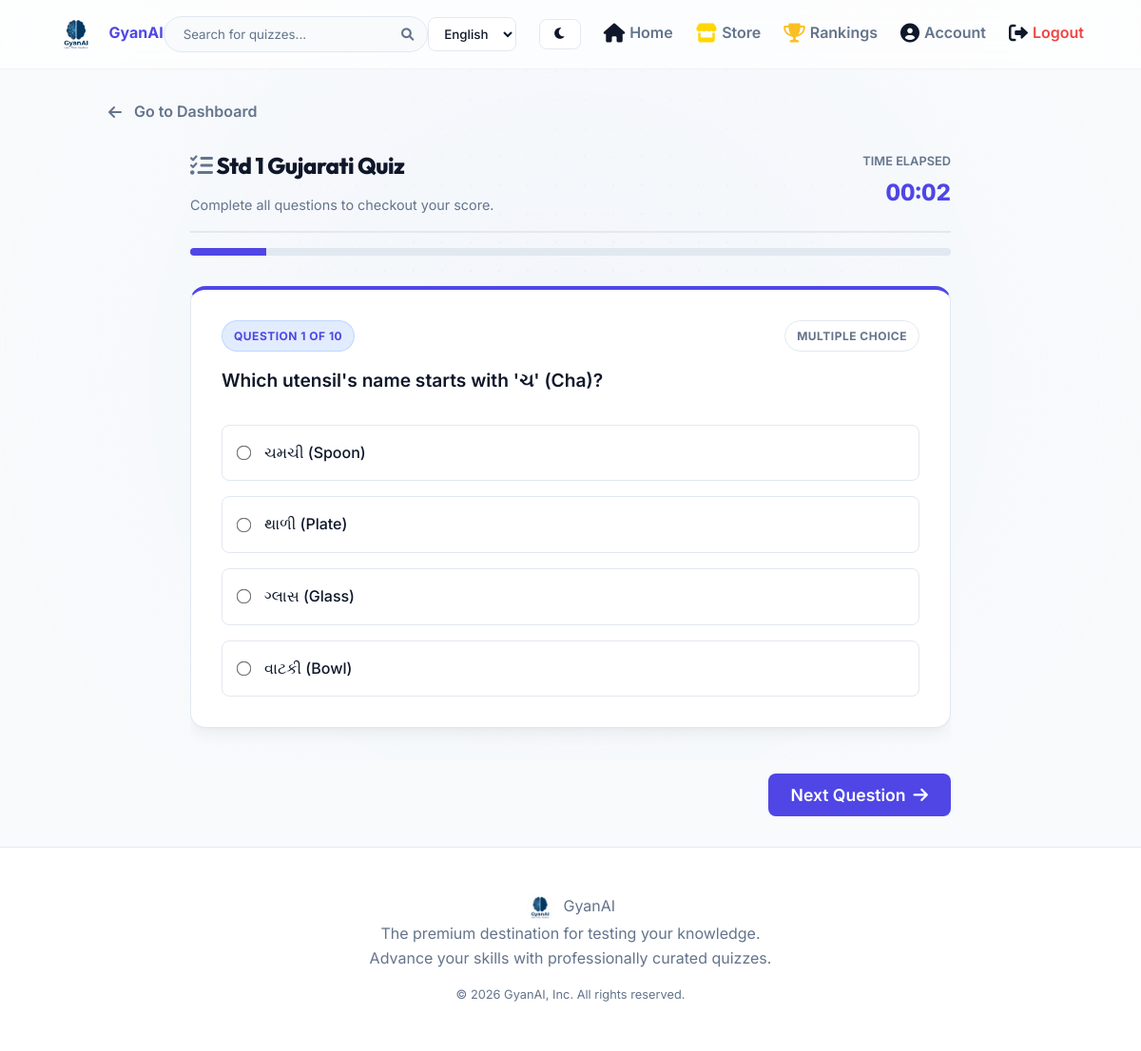
/quiz/469 (signed in), run on the app's committed database.
### qgame/models.py (models this page shows)
class User(db.Model, UserMixin):
    id = db.Column(db.Integer, primary_key=True)
    username = db.Column(db.String(50), unique=True, nullable=False)
    password_hash = db.Column(db.String(255), nullable=False)
    role = db.Column(db.String(20), default='user') # 'user' or 'admin'
    name = db.Column(db.String(100), nullable=False)
    email = db.Column(db.String(150), unique=True, nullable=True)
    mobile = db.Column(db.String(20), nullable=True)
    dob = db.Column(db.String(50), nullable=True)
    country = db.Column(db.String(100), nullable=True)
    state = db.Column(db.String(100), nullable=True)
    city = db.Column(db.String(100), nullable=True)
    age = db.Column(db.Integer, nullable=True)
    gender = db.Column(db.String(20), nullable=True)
    education_level = db.Column(db.String(50), nullable=True)
    board = db.Column(db.String(50), nullable=True)
    standard = db.Column(db.String(50), nullable=True)
    stream = db.Column(db.String(50), nullable=True)
    course = db.Column(db.String(100), nullable=True)
    exam = db.Column(db.String(100), nullable=True)
    college = db.Column(db.String(150), nullable=True)
    department = db.Column(db.String(150), nullable=True)
    semester = db.Column(db.String(50), nullable=True)
    profile_photo = db.Column(db.String(255), nullable=True, default='default.png')
    xp = db.Column(db.Integer, default=0)
    level = db.Column(db.Integer, default=1)
    points = db.Column(db.Integer, default=0)
    coins = db.Column(db.Integer, default=0)
    language = db.Column(db.String(10), default='en')
    active_title_id = db.Column(db.Integer, db.ForeignKey('store_item.id'), nullable=True)
    active_border_id = db.Column(db.Integer, db.ForeignKey('store_item.id'), nullable=True)
    attempts = db.relationship('QuizAttempt', backref='user', lazy=True)
    certificates = db.relationship('Certificate', backref='user', lazy=True)
    badges = db.relationship('UserBadge', backref='user', lazy=True)
    inventory = db.relationship('UserInventory', backref='user', lazy=True)
    active_title = db.relationship('StoreItem', foreign_keys=[active_title_id])
    active_border = db.relationship('StoreItem', foreign_keys=[active_border_id])

class Category(db.Model):
    id = db.Column(db.Integer, primary_key=True)
    name = db.Column(db.String(100), unique=True, nullable=False)
    description = db.Column(db.Text, nullable=True)
    education_level = db.Column(db.String(50), nullable=True, index=True)
    board = db.Column(db.String(50), nullable=True, index=True)
    standard = db.Column(db.String(50), nullable=True, index=True)
    course = db.Column(db.String(50), nullable=True, index=True)
    image_filename = db.Column(db.String(255), nullable=True)
    questions = db.relationship('Question', backref='category', lazy=True, cascade="all, delete-orphan")
    attempts = db.relationship('QuizAttempt', backref='category', lazy=True, cascade="all, delete-orphan")

class Question(db.Model):
    id = db.Column(db.Integer, primary_key=True)
    category_id = db.Column(db.Integer, db.ForeignKey('category.id'), nullable=True, index=True) # Optional now, for backward compatibility or special topics
    board = db.Column(db.String(50), nullable=True)
    standard = db.Column(db.String(50), nullable=True)
    stream = db.Column(db.String(50), nullable=True)
    subject = db.Column(db.String(100), nullable=True)
    chapter = db.Column(db.String(100), nullable=True)
    topic = db.Column(db.String(100), nullable=True)
    difficulty = db.Column(db.String(20), default='Medium')
    question_en = db.Column(db.Text, nullable=True)
    question_gu = db.Column(db.Text, nullable=True)
    question_hi = db.Column(db.Text, nullable=True)
    option_a_en = db.Column(db.String(255), nullable=True)
    option_b_en = db.Column(db.String(255), nullable=True)
    option_c_en = db.Column(db.String(255), nullable=True)
    option_d_en = db.Column(db.String(255), nullable=True)
    option_a_gu = db.Column(db.String(255), nullable=True)
    option_b_gu = db.Column(db.String(255), nullable=True)
    option_c_gu = db.Column(db.String(255), nullable=True)
    option_d_gu = db.Column(db.String(255), nullable=True)
    option_a_hi = db.Column(db.String(255), nullable=True)
    option_b_hi = db.Column(db.String(255), nullable=True)
    option_c_hi = db.Column(db.String(255), nullable=True)
    option_d_hi = db.Column(db.String(255), nullable=True)
    correct_option = db.Column(db.String(1), nullable=False) # 'A', 'B', 'C', or 'D'
    explanation_en = db.Column(db.Text, nullable=True)
    explanation_gu = db.Column(db.Text, nullable=True)
    explanation_hi = db.Column(db.Text, nullable=True)
    source = db.Column(db.String(255), nullable=True)
    source_type = db.Column(db.String(100), nullable=True)
    verified = db.Column(db.Boolean, default=False)
    created_at = db.Column(db.DateTime, default=datetime.utcnow)
    text = db.Column(db.Text, nullable=True)
    option_a = db.Column(db.String(255), nullable=True)
    option_b = db.Column(db.String(255), nullable=True)
    option_c = db.Column(db.String(255), nullable=True)
    option_d = db.Column(db.String(255), nullable=True)
    explanation = db.Column(db.Text, nullable=True)
    language = db.Column(db.String(10), default='en', index=True)

### qgame/app.py (the view, shortened to what this page needs)
@app.route('/quiz/<int:category_id>', methods=['GET'])
@login_required
def take_quiz(category_id):
    category = Category.query.get_or_404(category_id)
    lang = get_locale()
    questions = Question.query.filter_by(category_id=category.id, language=lang).all()
    import random
    random.shuffle(questions)
    questions = questions[:10]
    session[f'quiz_{category.id}_qids'] = [q.id for q in questions]
    live_room_code = None
    if 'active_live_session_id' in session:
        live_session = LiveSession.query.get(session['active_live_session_id'])
        if live_session:
            live_room_code = live_session.room_code
    return render_template('user/quiz.html', category=category, questions=questions, live_room_code=live_room_code)

### qgame/templates/user/quiz.html (shortened to what this page needs)
{% extends 'base.html' %}
{% block content %}
<div style="max-width: 800px; margin: 0 auto;">
    <div class="d-flex justify-between align-center mb-4" style="border-bottom: 2px solid var(--border); padding-bottom: 1rem; flex-wrap: wrap; gap: 10px;">
        <div style="display: flex; flex-direction: column; gap: 10px;">
            <h2 style="font-size: 1.5rem; font-weight: 800; color: var(--text-primary); margin: 0;"><i class="fas fa-tasks text-muted"></i> {{ category.name }} Quiz</h2>
            <p class="text-muted" style="font-size: 0.9rem;">Complete all questions to checkout your score.</p>
        </div>
        <div style="text-align: right;">
            <div style="font-size: 0.8rem; font-weight: 600; text-transform: uppercase; color: var(--text-secondary); margin-bottom: 0.25rem;">Time Elapsed</div>
            <div id="timer" style="font-size: 1.5rem; font-weight: 800; color: var(--primary); font-variant-numeric: tabular-nums;">00:00</div>
        </div>
    </div>
    <div style="width: 100%; height: 8px; background: var(--border); border-radius: 4px; margin-bottom: 2rem; overflow: hidden;">
        <div id="progress-bar" style="height: 100%; background: var(--primary); width: 0%; transition: width 0.4s ease;"></div>
    </div>
    <form method="POST" action="{{ url_for('submit_quiz') }}" id="quizForm">
        <div id="questions-container" style="position: relative; overflow: hidden;">
            {% for q in questions %}
            <div class="card question-card {% if loop.index0 == 0 %}active-q{% else %}hidden-q{% endif %}" id="q_card_{{ loop.index0 }}" style="margin-bottom: 2rem; border-top: 4px solid var(--primary); width: 100%;">
                <div class="d-flex justify-between align-center mb-4">
                    <span class="badge badge-new">Question {{ loop.index }} of {{ questions|length }}</span>
                    <span class="badge" style="background: var(--surface); border: 1px solid var(--border); color: var(--text-secondary);">Multiple Choice</span>
                </div>
                <p class="q-text" style="font-size: 1.2rem; font-weight: 600; margin-bottom: 2rem; color: var(--text-primary); line-height: 1.5;">{{ q.text }}</p>
                <div style="display: flex; flex-direction: column; gap: 1rem;">
                    <label class="option-label">
                        <input type="radio" name="q_{{ q.id }}" value="A" required style="margin-right: 15px; transform: scale(1.2);">
                        <span class="opt-text" style="font-weight: 500;">{{ q.option_a }}</span>
                    </label>
                    <label class="option-label">
                        <input type="radio" name="q_{{ q.id }}" value="B" style="margin-right: 15px; transform: scale(1.2);">
                        <span class="opt-text" style="font-weight: 500;">{{ q.option_b }}</span>
                    </label>
                    <label class="option-label">
                        <input type="radio" name="q_{{ q.id }}" value="C" style="margin-right: 15px; transform: scale(1.2);">
                        <span class="opt-text" style="font-weight: 500;">{{ q.option_c }}</span>
                    </label>
                    <label class="option-label">
                        <input type="radio" name="q_{{ q.id }}" value="D" style="margin-right: 15px; transform: scale(1.2);">
                        <span class="opt-text" style="font-weight: 500;">{{ q.option_d }}</span>
                    </label>
                </div>
            </div>
            {% endfor %}
        </div>
        <div style="display: flex; justify-content: flex-end; align-items: center; margin-top: 1rem;">
            <button type="button" id="nextBtn" class="btn btn-primary" style="font-size: 1.1rem; padding: 12px 24px; width: auto;" onclick="nextQuestion()">Next Question <i class="fas fa-arrow-right"></i></button>
        </div>
    </form>
</div>
{% endblock %}

### qgame/templates/base.html (shortened to what this page needs)
<!DOCTYPE html>
<html lang="en">
<head>
    <link rel="stylesheet" href="{{ url_for('static', filename='css/style.css') }}?v=2.3">
    <link rel="stylesheet" href="https://cdnjs.cloudflare.com/ajax/libs/font-awesome/6.0.0/css/all.min.css">
</head>
<body>
    {% block navbar %}
    <nav class="navbar">
        <a href="{{ url_for('index') }}" class="logo">
            <img src="{{ url_for('static', filename='images/logo.png') }}" alt="GyanAI Logo" style="height: 40px; border-radius: 50%; vertical-align: middle;">
            <span style="margin-left: 10px; font-weight: 700;">GyanAI</span>
        </a>
        {% if current_user.is_authenticated %}
        <form action="{{ url_for('search') }}" method="GET" class="search-bar-container" style="margin: 0; padding: 0; position: relative;">
            <input type="text" name="q" class="search-bar" placeholder="{{ _('Search for quizzes...') }}" required>
            <button type="submit" style="position: absolute; right: 15px; top: 50%; transform: translateY(-50%); background: none; border: none; cursor: pointer; color: var(--text-secondary); padding: 0;">
                <i class="fas fa-search"></i>
            </button>
        </form>
        {% endif %}
        <div class="nav-links" style="display: flex; align-items: center; gap: 1.5rem;">
            {% set active_lang = current_user.language if current_user.is_authenticated else session.get('lang', 'en') %}
            <select onchange="window.location.href='/set_language/'+this.value" style="padding: 8px 12px; border-radius: 8px; background: rgba(255,255,255,0.5); backdrop-filter: blur(5px); color: var(--text-primary); border: 1px solid var(--border); font-family: 'Inter', sans-serif; font-weight: 500; cursor: pointer; transition: all 0.3s ease;">
                <option value="en" {% if active_lang == 'en' %}selected{% endif %}>English</option>
            </select>
            <button id="darkModeToggle" class="btn" style="background: rgba(255,255,255,0.5); backdrop-filter: blur(5px); color: var(--text-primary); border: 1px solid var(--border); padding: 8px 14px; border-radius: 8px; cursor: pointer; transition: all 0.3s ease;">
                <i class="fas fa-moon"></i>
            </button>
            {% if current_user.is_authenticated %}
                {% if current_user.role in ['admin', 'teacher'] %}
                    {% if current_user.role == 'admin' %}
                    <a href="{{ url_for('admin_dashboard') }}" style="transition: transform 0.3s ease;"><i class="fas fa-chart-line nav-icon"></i> {{ _('Admin') }}</a>
                    {% endif %}
                    <a href="{{ url_for('teacher_dashboard') }}" style="transition: transform 0.3s ease;"><i class="fas fa-chalkboard-teacher nav-icon" style="color: #fbbf24;"></i> {{ _('Teacher Panel') }}</a>
                {% else %}
                    <a href="{{ url_for('user_dashboard') }}" style="transition: transform 0.3s ease;"><i class="fas fa-home nav-icon"></i> {{ _('Home') }}</a>
                    <a href="{{ url_for('store') }}" style="transition: transform 0.3s ease;"><i class="fas fa-store nav-icon" style="color: #ffd700;"></i> {{ _('Store') }}</a>
                    <a href="{{ url_for('leaderboard') }}" style="transition: transform 0.3s ease;"><i class="fas fa-trophy nav-icon" style="color: #fbbf24;"></i> {{ _('Rankings') }}</a>
                    <a href="{{ url_for('profile') }}" style="transition: transform 0.3s ease;"><i class="fas fa-user-circle nav-icon"></i> {{ _('Account') }}</a>
                {% endif %}
                <a href="{{ url_for('logout') }}" style="color: var(--danger); transition: transform 0.3s ease;" onclick="return confirm('{{ _('Are you sure you want to log out?') }}');"><i class="fas fa-sign-out-alt nav-icon"></i> {{ _('Logout') }}</a>
            {% endif %}
        </div>
    </nav>
    {% endblock %}
    <main class="page-fade-in">
        {% if request.endpoint not in ['index', 'login', 'register', 'user_dashboard', 'admin_dashboard'] %}
        <div style="max-width: 1200px; margin: 0 auto 1.5rem; padding: 0 5%;">
            {% if request.endpoint in ['quiz_result', 'take_quiz', 'submit_quiz'] %}
            <a href="{{ url_for('user_dashboard') }}" class="btn" style="background: transparent; color: var(--text-secondary); padding: 0; font-weight: 600; width: auto; border: none; font-size: 1rem; text-decoration: none; display: inline-flex; align-items: center;">
                <i class="fas fa-arrow-left" style="margin-right: 5px;"></i> Go to Dashboard
            </a>
            {% endif %}
        </div>
        {% endif %}
        {% block content %}{% endblock %}
    </main>
    <footer>
        <div class="footer-logo">
            <img src="{{ url_for('static', filename='images/logo.png') }}" alt="GyanAI Logo" style="height: 30px; border-radius: 50%; vertical-align: middle; margin-right: 5px;"> GyanAI
        </div>
        <p class="text-muted" style="margin-bottom: 1rem;">The premium destination for testing your knowledge.<br>Advance your skills with professionally curated quizzes.</p>
        <p class="text-muted" style="font-size: 0.8rem;">&copy; 2026 GyanAI, Inc. All rights reserved.</p>
    </footer>
</body>
</html>

### data on the page
User: language "English"
Category: name "Std 1 Gujarati"
Question: questions "10", text "Which utensil's name starts with 'ચ' (Cha)?", option_a "ચમચી (Spoon)", option_b "થાળી (Plate)", option_c "ગ્લાસ (Glass)", option_d "વાટકી (Bowl)"
